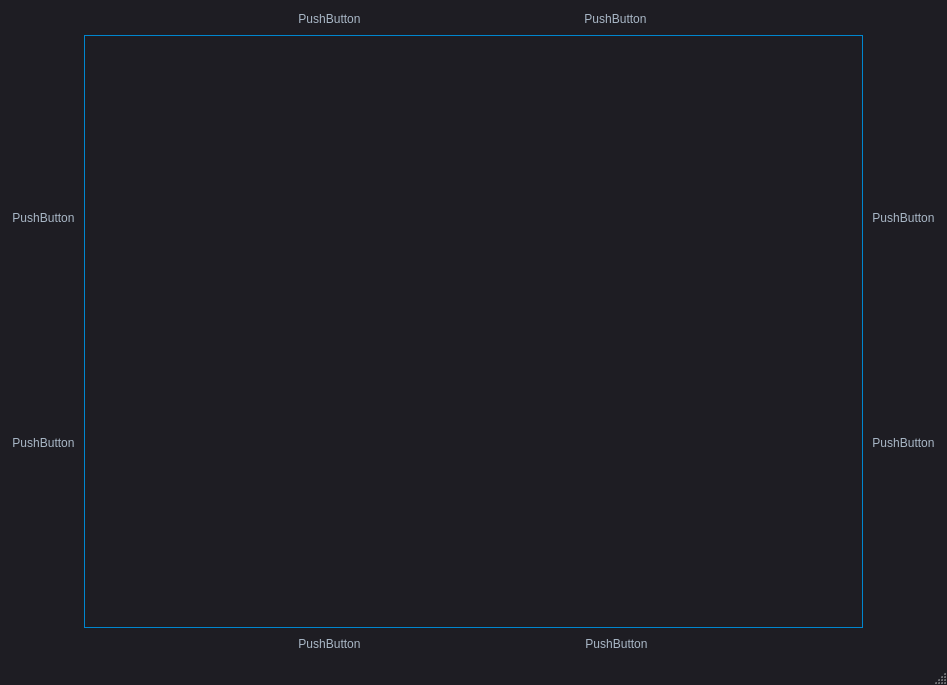
<?xml version="1.0" encoding="UTF-8"?>
<ui version="4.0">
 <class>SignalViewer</class>
 <widget class="QMainWindow" name="SignalViewer">
  <property name="geometry">
   <rect>
    <x>0</x>
    <y>0</y>
    <width>947</width>
    <height>685</height>
   </rect>
  </property>
  <property name="sizePolicy">
   <sizepolicy hsizetype="Preferred" vsizetype="Preferred">
    <horstretch>0</horstretch>
    <verstretch>0</verstretch>
   </sizepolicy>
  </property>
  <property name="windowTitle">
   <string>MainWindow</string>
  </property>
  <property name="styleSheet">
   <string notr="true">/*
Material Dark Style Sheet for QT Applications
Author: Jaime A. Quiroga P.
Inspired on https://github.com/jxfwinter/qt-material-stylesheet
Company: GTRONICK
Last updated: 04/12/2018, 15:00.
Available at: https://github.com/GTRONICK/QSS/blob/master/MaterialDark.qss
*/
QMainWindow {
	background-color:#1e1d23;
}
QDialog {
	background-color:#1e1d23;
}
QColorDialog {
	background-color:#1e1d23;
}
QTextEdit {
	background-color:#1e1d23;
	color: #a9b7c6;
}
QPlainTextEdit {
	selection-background-color:#007b50;
	background-color:#1e1d23;
	border-style: solid;
	border-top-color: transparent;
	border-right-color: transparent;
	border-left-color: transparent;
	border-bottom-color: transparent;
	border-width: 1px;
	color: #a9b7c6;
}
QPushButton{
	border-style: solid;
	border-top-color: transparent;
	border-right-color: transparent;
	border-left-color: transparent;
	border-bottom-color: transparent;
	border-width: 1px;
	border-style: solid;
	color: #a9b7c6;
	padding: 2px;
	background-color: #1e1d23;
}
QPushButton::default{
	border-style: inset;
	border-top-color: transparent;
	border-right-color: transparent;
	border-left-color: transparent;
	border-bottom-color: #04b97f;
	border-width: 1px;
	color: #a9b7c6;
	padding: 2px;
	background-color: #1e1d23;
}
QToolButton {
	border-style: solid;
	border-top-color: transparent;
	border-right-color: transparent;
	border-left-color: transparent;
	border-bottom-color: #04b97f;
	border-bottom-width: 1px;
	border-style: solid;
	color: #a9b7c6;
	padding: 2px;
	background-color: #1e1d23;
}
QToolButton:hover{
	border-style: solid;
	border-top-color: transparent;
	border-right-color: transparent;
	border-left-color: transparent;
	border-bottom-color: #37efba;
	border-bottom-width: 2px;
	border-style: solid;
	color: #FFFFFF;
	padding-bottom: 1px;
	background-color: #1e1d23;
}
QPushButton:hover{
	border-style: solid;
	border-top-color: transparent;
	border-right-color: transparent;
	border-left-color: transparent;
	/*border-bottom-color: #37efba;*/

	border-bottom-width: 1px;
	border-style: solid;
	color: #FFFFFF;
	color: rgb(49, 149, 255);
	color: rgb(0, 187, 255);
	padding-bottom: 2px;
	background-color: #1e1d23;
}
QPushButton:pressed{
	border-style: solid;
	border-top-color: transparent;
	border-right-color: transparent;
	border-left-color: transparent;
	border-bottom-color: #37efba;
	border-bottom-width: 2px;
	border-style: solid;
	color: #37efba;
	padding-bottom: 1px;
	background-color: #1e1d23;
}
QPushButton:disabled{
	border-style: solid;
	border-top-color: transparent;
	border-right-color: transparent;
	border-left-color: transparent;
	border-bottom-color: #808086;
	border-bottom-width: 2px;
	border-style: solid;
	color: #808086;
	padding-bottom: 1px;
	background-color: #1e1d23;
}
QLineEdit {
	border-width: 1px; border-radius: 4px;
	border-color: rgb(58, 58, 58);
	border-style: inset;
	padding: 0 8px;
	color: #a9b7c6;
	background:#1e1d23;
	selection-background-color:#007b50;
	selection-color: #FFFFFF;
}
QLabel {
	color: #a9b7c6;
}
QLCDNumber {
	color: #37e6b4;
}
QProgressBar {
	text-align: center;
	color: rgb(240, 240, 240);
	border-width: 1px; 
	border-radius: 10px;
	border-color: rgb(58, 58, 58);
	border-style: inset;
	background-color:#1e1d23;
}
QProgressBar::chunk {
	background-color: #04b97f;
	border-radius: 5px;
}
QMenuBar {
	background-color: #1e1d23;
}
QMenuBar::item {
	color: #a9b7c6;
  	spacing: 3px;
  	padding: 1px 4px;
  	background: #1e1d23;
}

QMenuBar::item:selected {
  	background:#1e1d23;
	color: #FFFFFF;
}
QMenu::item:selected {
	border-style: solid;
	border-top-color: transparent;
	border-right-color: transparent;
	border-left-color: #04b97f;
	border-bottom-color: transparent;
	border-left-width: 2px;
	color: #FFFFFF;
	padding-left:15px;
	padding-top:4px;
	padding-bottom:4px;
	padding-right:7px;
	background-color: #1e1d23;
}
QMenu::item {
	border-style: solid;
	border-top-color: transparent;
	border-right-color: transparent;
	border-left-color: transparent;
	border-bottom-color: transparent;
	border-bottom-width: 1px;
	border-style: solid;
	color: #a9b7c6;
	padding-left:17px;
	padding-top:4px;
	padding-bottom:4px;
	padding-right:7px;
	background-color: #1e1d23;
}
QMenu{
	background-color:#1e1d23;
}
QTabWidget {
	color:rgb(0,0,0);
	background-color:#1e1d23;
}
QTabWidget::pane {
		border-color: rgb(77,77,77);
		background-color:#1e1d23;
		border-style: solid;
		border-width: 1px;
    	border-radius: 6px;
}
QTabBar::tab {
	border-style: solid;
	border-top-color: transparent;
	border-right-color: transparent;
	border-left-color: transparent;
	border-bottom-color: transparent;
	border-bottom-width: 1px;
	border-style: solid;
	color: #808086;
	padding: 3px;
	margin-left:3px;
	background-color: #1e1d23;
}
QTabBar::tab:selected, QTabBar::tab:last:selected, QTabBar::tab:hover {
  	border-style: solid;
	border-top-color: transparent;
	border-right-color: transparent;
	border-left-color: transparent;
	border-bottom-color: #04b97f;
	border-bottom-width: 2px;
	border-style: solid;
	color: #FFFFFF;
	padding-left: 3px;
	padding-bottom: 2px;
	margin-left:3px;
	background-color: #1e1d23;
}

QCheckBox {
	color: #a9b7c6;
	padding: 2px;
}
QCheckBox:disabled {
	color: #808086;
	padding: 2px;
}

QCheckBox:hover {
	border-radius:4px;
	border-style:solid;
	padding-left: 1px;
	padding-right: 1px;
	padding-bottom: 1px;
	padding-top: 1px;
	border-width:1px;
	border-color: rgb(87, 97, 106);
	background-color:#1e1d23;
}
QCheckBox::indicator:checked {

	height: 10px;
	width: 10px;
	border-style:solid;
	border-width: 1px;
	border-color: #04b97f;
	color: #a9b7c6;
	background-color: #04b97f;
}
QCheckBox::indicator:unchecked {

	height: 10px;
	width: 10px;
	border-style:solid;
	border-width: 1px;
	border-color: #04b97f;
	color: #a9b7c6;
	background-color: transparent;
}
QRadioButton {
	color: #a9b7c6;
	background-color: #1e1d23;
	padding: 1px;
}
QRadioButton::indicator:checked {
	height: 10px;
	width: 10px;
	border-style:solid;
	border-radius:5px;
	border-width: 1px;
	border-color: #04b97f;
	color: #a9b7c6;
	background-color: #04b97f;
}
QRadioButton::indicator:!checked {
	height: 10px;
	width: 10px;
	border-style:solid;
	border-radius:5px;
	border-width: 1px;
	border-color: #04b97f;
	color: #a9b7c6;
	background-color: transparent;
}
QStatusBar {
	color:#027f7f;
}
QSpinBox {
	color: #a9b7c6;	
	background-color: #1e1d23;
}
QDoubleSpinBox {
	color: #a9b7c6;	
	background-color: #1e1d23;
}
QTimeEdit {
	color: #a9b7c6;	
	background-color: #1e1d23;
}
QDateTimeEdit {
	color: #a9b7c6;	
	background-color: #1e1d23;
}
QDateEdit {
	color: #a9b7c6;	
	background-color: #1e1d23;
}
QComboBox {
	color: #a9b7c6;	
	background: #1e1d23;
}
QComboBox:editable {
	background: #1e1d23;
	color: #a9b7c6;
	selection-background-color: #1e1d23;
}
QComboBox QAbstractItemView {
	color: #a9b7c6;	
	background: #1e1d23;
	selection-color: #FFFFFF;
	selection-background-color: #1e1d23;
}
QComboBox:!editable:on, QComboBox::drop-down:editable:on {
	color: #a9b7c6;	
	background: #1e1d23;
}
QFontComboBox {
	color: #a9b7c6;	
	background-color: #1e1d23;
}
QToolBox {
	color: #a9b7c6;
	background-color: #1e1d23;
}
QToolBox::tab {
	color: #a9b7c6;
	background-color: #1e1d23;
}
QToolBox::tab:selected {
	color: #FFFFFF;
	background-color: #1e1d23;
}
QScrollArea {
	color: #FFFFFF;
	background-color: #1e1d23;
}
QSlider::groove:horizontal {
	height: 5px;
	background: #04b97f;
}
QSlider::groove:vertical {
	width: 5px;
	background: #04b97f;
}
QSlider::handle:horizontal {
	background: qlineargradient(x1:0, y1:0, x2:1, y2:1, stop:0 #b4b4b4, stop:1 #8f8f8f);
	border: 1px solid #5c5c5c;
	width: 14px;
	margin: -5px 0;
	border-radius: 7px;
}
QSlider::handle:vertical {
	background: qlineargradient(x1:1, y1:1, x2:0, y2:0, stop:0 #b4b4b4, stop:1 #8f8f8f);
	border: 1px solid #5c5c5c;
	height: 14px;
	margin: 0 -5px;
	border-radius: 7px;
}
QSlider::add-page:horizontal {
    background: white;
}
QSlider::add-page:vertical {
    background: white;
}
QSlider::sub-page:horizontal {
    background: #04b97f;
}
QSlider::sub-page:vertical {
    background: #04b97f;
}</string>
  </property>
  <widget class="QWidget" name="centralwidget">
   <layout class="QGridLayout" name="gridLayout">
    <item row="0" column="0">
     <layout class="QHBoxLayout" name="horizontalLayout_5">
      <item>
       <layout class="QVBoxLayout" name="verticalLayout_13">
        <item>
         <widget class="QPushButton" name="pushButton_11">
          <property name="sizePolicy">
           <sizepolicy hsizetype="Fixed" vsizetype="Fixed">
            <horstretch>0</horstretch>
            <verstretch>0</verstretch>
           </sizepolicy>
          </property>
          <property name="text">
           <string>PushButton</string>
          </property>
         </widget>
        </item>
        <item>
         <widget class="QPushButton" name="pushButton_7">
          <property name="sizePolicy">
           <sizepolicy hsizetype="Fixed" vsizetype="Fixed">
            <horstretch>0</horstretch>
            <verstretch>0</verstretch>
           </sizepolicy>
          </property>
          <property name="text">
           <string>PushButton</string>
          </property>
         </widget>
        </item>
       </layout>
      </item>
      <item>
       <layout class="QVBoxLayout" name="verticalLayout_12">
        <item>
         <layout class="QVBoxLayout" name="verticalLayout_2">
          <item>
           <layout class="QHBoxLayout" name="horizontalLayout_6">
            <item>
             <widget class="QPushButton" name="pushButton_8">
              <property name="sizePolicy">
               <sizepolicy hsizetype="Fixed" vsizetype="Fixed">
                <horstretch>0</horstretch>
                <verstretch>0</verstretch>
               </sizepolicy>
              </property>
              <property name="styleSheet">
               <string notr="true"/>
              </property>
              <property name="text">
               <string>PushButton</string>
              </property>
             </widget>
            </item>
            <item>
             <widget class="QPushButton" name="pushButton_9">
              <property name="sizePolicy">
               <sizepolicy hsizetype="Fixed" vsizetype="Fixed">
                <horstretch>0</horstretch>
                <verstretch>0</verstretch>
               </sizepolicy>
              </property>
              <property name="text">
               <string>PushButton</string>
              </property>
             </widget>
            </item>
           </layout>
          </item>
          <item>
           <widget class="PlotWidget" name="widget_2" native="true">
            <property name="sizePolicy">
             <sizepolicy hsizetype="Expanding" vsizetype="Expanding">
              <horstretch>0</horstretch>
              <verstretch>0</verstretch>
             </sizepolicy>
            </property>
            <property name="styleSheet">
             <string notr="true">border-style: solid;
	border-top-color: transparent;
	border-right-color: transparent;
	border-left-color: transparent;
	border-bottom-color: transparent;
	border-width: 1px;
border-color: rgb(0, 134, 206);</string>
            </property>
           </widget>
          </item>
          <item>
           <layout class="QHBoxLayout" name="horizontalLayout_7">
            <property name="spacing">
             <number>7</number>
            </property>
            <item>
             <widget class="QPushButton" name="pushButton">
              <property name="sizePolicy">
               <sizepolicy hsizetype="Fixed" vsizetype="Fixed">
                <horstretch>0</horstretch>
                <verstretch>0</verstretch>
               </sizepolicy>
              </property>
              <property name="text">
               <string>PushButton</string>
              </property>
             </widget>
            </item>
            <item>
             <widget class="QPushButton" name="pushButton_10">
              <property name="sizePolicy">
               <sizepolicy hsizetype="Fixed" vsizetype="Fixed">
                <horstretch>0</horstretch>
                <verstretch>0</verstretch>
               </sizepolicy>
              </property>
              <property name="text">
               <string>PushButton</string>
              </property>
             </widget>
            </item>
           </layout>
          </item>
         </layout>
        </item>
       </layout>
      </item>
      <item>
       <layout class="QVBoxLayout" name="verticalLayout_11">
        <item>
         <widget class="QPushButton" name="pushButton_6">
          <property name="sizePolicy">
           <sizepolicy hsizetype="Fixed" vsizetype="Fixed">
            <horstretch>0</horstretch>
            <verstretch>0</verstretch>
           </sizepolicy>
          </property>
          <property name="text">
           <string>PushButton</string>
          </property>
         </widget>
        </item>
        <item>
         <widget class="QPushButton" name="pushButton_5">
          <property name="sizePolicy">
           <sizepolicy hsizetype="Fixed" vsizetype="Fixed">
            <horstretch>0</horstretch>
            <verstretch>0</verstretch>
           </sizepolicy>
          </property>
          <property name="text">
           <string>PushButton</string>
          </property>
         </widget>
        </item>
       </layout>
      </item>
     </layout>
    </item>
   </layout>
  </widget>
  <widget class="QMenuBar" name="menubar">
   <property name="geometry">
    <rect>
     <x>0</x>
     <y>0</y>
     <width>947</width>
     <height>23</height>
    </rect>
   </property>
  </widget>
  <widget class="QStatusBar" name="statusbar"/>
 </widget>
 <customwidgets>
  <customwidget>
   <class>PlotWidget</class>
   <extends>QWidget</extends>
   <header location="global">pyqtgraph</header>
   <container>1</container>
  </customwidget>
 </customwidgets>
 <resources/>
 <connections/>
</ui>
